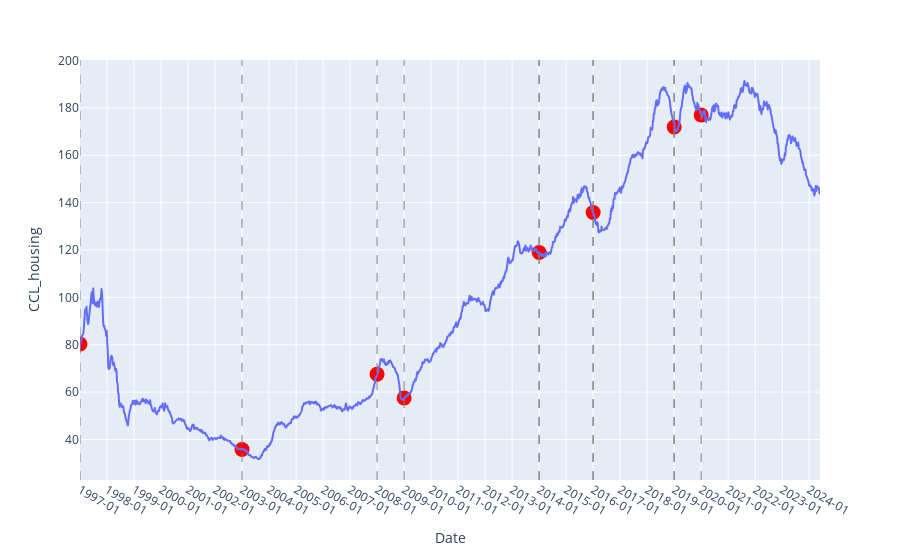

Notebook cell for this chart:
### Code cell
import plotly.graph_objects as go
from datetime import datetime

fig_old = px.line(centaline_data_housing_old, x='Date', y='CCL_housing')

events = [
    {'year': 1997, 'event': '1997年亞洲金融危機'},
    {'year': 2003, 'event': '2003年SARS疫情'},
    {'year': 2008, 'event': '2008年全球金融危機'},
    {'year': 2009, 'event': '2009-2013年量化寬鬆和低利率環境', 'end_year': 2013},
    {'year': 2014, 'event': '2014-2015年"佔中運動"', 'end_year': 2015},
    {'year': 2016, 'event': '2016-2018年房地產市場調控政策(「房住不炒」)', 'end_year': 2018},
    {'year': 2019, 'event': '2019年社會事件(民運事件)'},
    {'year': 2020, 'event': '2020年至新冠疫情+國安法'}
]

centaline_data_housing_old['Date'] = pd.to_datetime(centaline_data_housing_old['Date'])

for event in events:
    event_date = datetime(event['year'], 1, 1)
    fig_old.add_shape(type="line",
                  x0=event_date, y0=0, x1=event_date, y1=1,
                  xref="x", yref="paper",
                  line=dict(color="gray", width=1, dash="dash"))
    
    if 'end_year' in event:
        end_event_date = datetime(event['end_year'], 12, 31)
        fig_old.add_shape(type="line",
                      x0=end_event_date, y0=0, x1=end_event_date, y1=1,
                      xref="x", yref="paper",
                      line=dict(color="gray", width=1, dash="dash"))
    
    available_dates = centaline_data_housing_old[centaline_data_housing_old['Date'] >= event_date]['Date']
    if len(available_dates) > 0:
        nearest_date = min(available_dates)
        event_ccl = centaline_data_housing_old[centaline_data_housing_old['Date'] == nearest_date]['CCL_housing'].values[0]
        fig_old.add_trace(go.Scatter(x=[event_date], y=[event_ccl], mode='markers', 
                                     marker=dict(size=15, color='red'),
                                     hovertext=event['event'], showlegend=False))

fig_old.update_xaxes(range=['1997-01-01', centaline_data_housing_old['Date'].max()])
fig_old.update_xaxes(
    dtick="M12",  
    tickformat="%Y-%m"  
)

fig_old.update_layout(showlegend=False)

fig_old.show()

### Figure 1 — Plotly figure (JSON) as saved in the notebook; plotly's stock layout.template omitted (floating-point values rounded to 4 significant figures; data arrays with more than 128 entries replaced by an {"elided": "..."} marker saying what was removed)
{"data": [{"hovertemplate": "Date=%{x}<br>CCL_housing=%{y}<extra></extra>", "legendgroup": "", "line": {"color": "#636efa", "dash": "solid"}, "marker": {"symbol": "circle"}, "mode": "lines", "name": "", "showlegend": false, "type": "scattergl", "x": {"elided": "1565 str values"}, "xaxis": "x", "y": {"elided": "1565 float values"}, "yaxis": "y"}, {"hovertext": "1997年亞洲金融危機", "marker": {"color": "red", "size": 15}, "mode": "markers", "showlegend": false, "type": "scatter", "x": ["1997-01-01T00:00:00"], "y": [80.32]}, {"hovertext": "2003年SARS疫情", "marker": {"color": "red", "size": 15}, "mode": "markers", "showlegend": false, "type": "scatter", "x": ["2003-01-01T00:00:00"], "y": [35.77]}, {"hovertext": "2008年全球金融危機", "marker": {"color": "red", "size": 15}, "mode": "markers", "showlegend": false, "type": "scatter", "x": ["2008-01-01T00:00:00"], "y": [67.59]}, {"hovertext": "2009-2013年量化寬鬆和低利率環境", "marker": {"color": "red", "size": 15}, "mode": "markers", "showlegend": false, "type": "scatter", "x": ["2009-01-01T00:00:00"], "y": [57.52]}, {"hovertext": "2014-2015年\"佔中運動\"", "marker": {"color": "red", "size": 15}, "mode": "markers", "showlegend": false, "type": "scatter", "x": ["2014-01-01T00:00:00"], "y": [119.0]}, {"hovertext": "2016-2018年房地產市場調控政策(「房住不炒」)", "marker": {"color": "red", "size": 15}, "mode": "markers", "showlegend": false, "type": "scatter", "x": ["2016-01-01T00:00:00"], "y": [135.8]}, {"hovertext": "2019年社會事件(民運事件)", "marker": {"color": "red", "size": 15}, "mode": "markers", "showlegend": false, "type": "scatter", "x": ["2019-01-01T00:00:00"], "y": [171.9]}, {"hovertext": "2020年至新冠疫情+國安法", "marker": {"color": "red", "size": 15}, "mode": "markers", "showlegend": false, "type": "scatter", "x": ["2020-01-01T00:00:00"], "y": [177.0]}], "layout": {"legend": {"tracegroupgap": 0}, "margin": {"t": 60}, "shapes": [{"line": {"color": "gray", "dash": "dash", "width": 1}, "type": "line", "x0": "1997-01-01T00:00:00", "x1": "1997-01-01T00:00:00", "xref": "x", "y0": 0, "y1": 1, "yref": "paper"}, {"line": {"color": "gray", "dash": "dash", "width": 1}, "type": "line", "x0": "2003-01-01T00:00:00", "x1": "2003-01-01T00:00:00", "xref": "x", "y0": 0, "y1": 1, "yref": "paper"}, {"line": {"color": "gray", "dash": "dash", "width": 1}, "type": "line", "x0": "2008-01-01T00:00:00", "x1": "2008-01-01T00:00:00", "xref": "x", "y0": 0, "y1": 1, "yref": "paper"}, {"line": {"color": "gray", "dash": "dash", "width": 1}, "type": "line", "x0": "2009-01-01T00:00:00", "x1": "2009-01-01T00:00:00", "xref": "x", "y0": 0, "y1": 1, "yref": "paper"}, {"line": {"color": "gray", "dash": "dash", "width": 1}, "type": "line", "x0": "2013-12-31T00:00:00", "x1": "2013-12-31T00:00:00", "xref": "x", "y0": 0, "y1": 1, "yref": "paper"}, {"line": {"color": "gray", "dash": "dash", "width": 1}, "type": "line", "x0": "2014-01-01T00:00:00", "x1": "2014-01-01T00:00:00", "xref": "x", "y0": 0, "y1": 1, "yref": "paper"}, {"line": {"color": "gray", "dash": "dash", "width": 1}, "type": "line", "x0": "2015-12-31T00:00:00", "x1": "2015-12-31T00:00:00", "xref": "x", "y0": 0, "y1": 1, "yref": "paper"}, {"line": {"color": "gray", "dash": "dash", "width": 1}, "type": "line", "x0": "2016-01-01T00:00:00", "x1": "2016-01-01T00:00:00", "xref": "x", "y0": 0, "y1": 1, "yref": "paper"}, {"line": {"color": "gray", "dash": "dash", "width": 1}, "type": "line", "x0": "2018-12-31T00:00:00", "x1": "2018-12-31T00:00:00", "xref": "x", "y0": 0, "y1": 1, "yref": "paper"}, {"line": {"color": "gray", "dash": "dash", "width": 1}, "type": "line", "x0": "2019-01-01T00:00:00", "x1": "2019-01-01T00:00:00", "xref": "x", "y0": 0, "y1": 1, "yref": "paper"}, {"line": {"color": "gray", "dash": "dash", "width": 1}, "type": "line", "x0": "2020-01-01T00:00:00", "x1": "2020-01-01T00:00:00", "xref": "x", "y0": 0, "y1": 1, "yref": "paper"}], "showlegend": false, "xaxis": {"anchor": "y", "domain": [0, 1], "dtick": "M12", "range": ["1997-01-01", "2024-05-26T00:00:00"], "tickformat": "%Y-%m", "title": {"text": "Date"}}, "yaxis": {"anchor": "x", "domain": [0, 1], "title": {"text": "CCL_housing"}}}}
